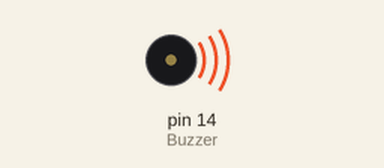
Recording of a sketch running on a simulated Arduino Uno, built with avr-gcc and run on an emulated ATmega328P. Parts: buzzer (waves = sounding, pin HIGH).

Above: at 0.1 s.
Timing chart, 0 to 1.6 s (numbered marks = the images above):
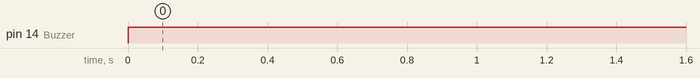

The sketch:

MKS_Buzzer_test_20240828_ver1.ino
```cpp
const int Buzzer = 14;

void setup() {
  // put your setup code here, to run once:
  pinMode(Buzzer, OUTPUT);
}

void loop() {
  // put your main code here, to run repeatedly:
  digitalWrite(Buzzer, HIGH);
  delay(1000);
  //digitalWrite(Buzzer, LOW);
  //delay(500);
}
```

Measured:
- by itself, pin 14 (Buzzer): LOW → HIGH at 0.00 s
